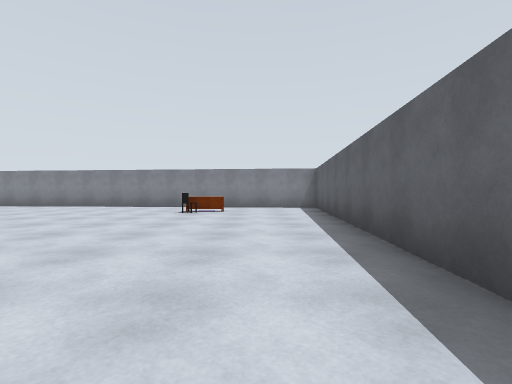
view 1 (above)

24 first-person views from a walk through a robot-simulator world made for Gazebo. The camera is 1 m above the floor, looks level and sees 85° across. The floor is counted in squares, 2 m on a side. Each view is taken from the middle of a square. On the plan, view 1 faces up. The plan holds only what a view shows up to about 9 squares ahead; the rest is blank. The place goes on beyond the plan. Simple shapes stand in for some stock models.

view 2
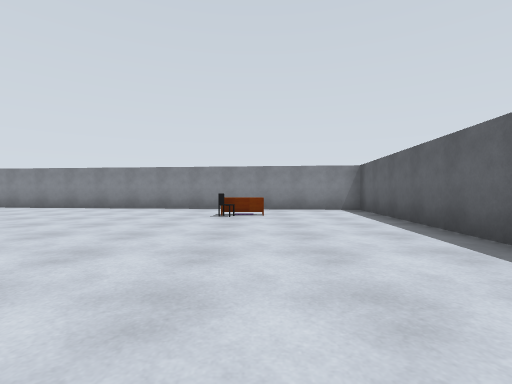

view 3
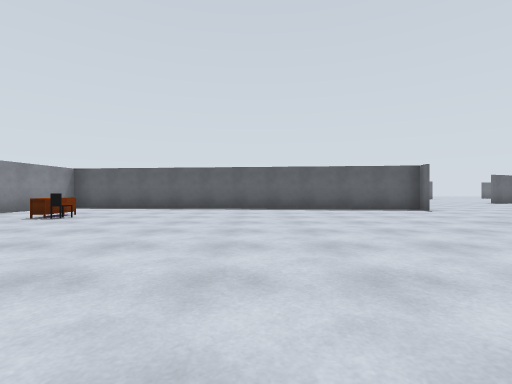

view 4
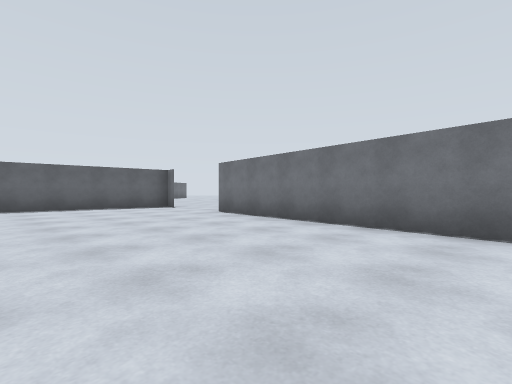

view 5
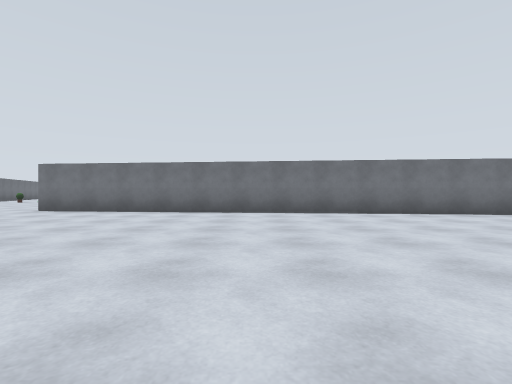

view 6
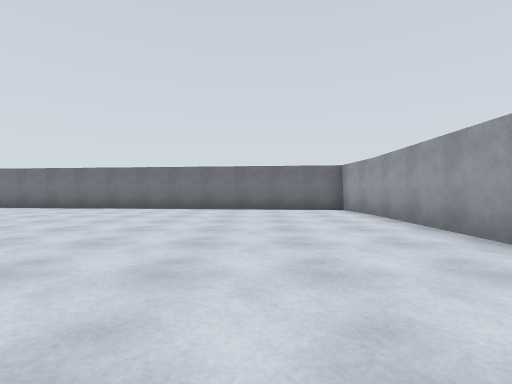

view 7
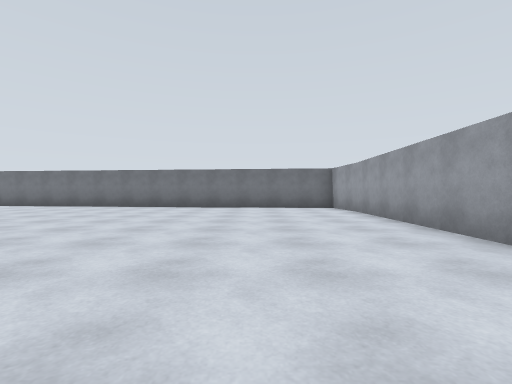

view 8
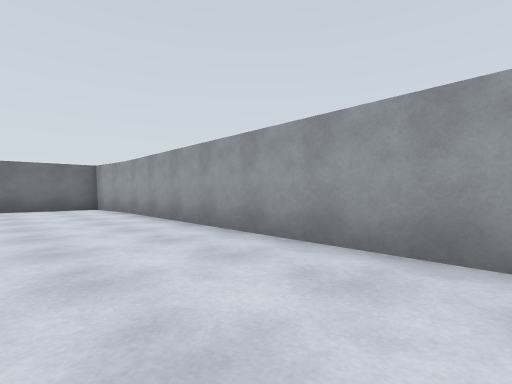

view 9
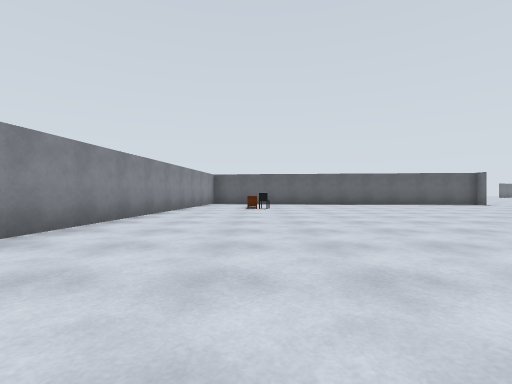

view 10
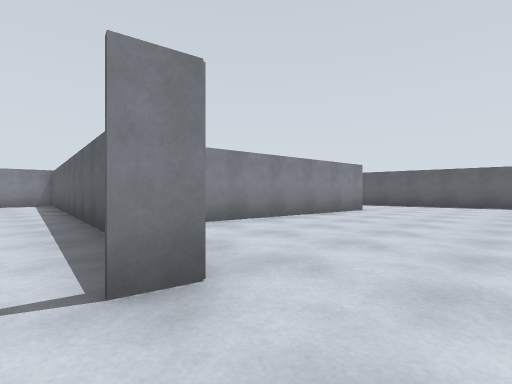

view 11
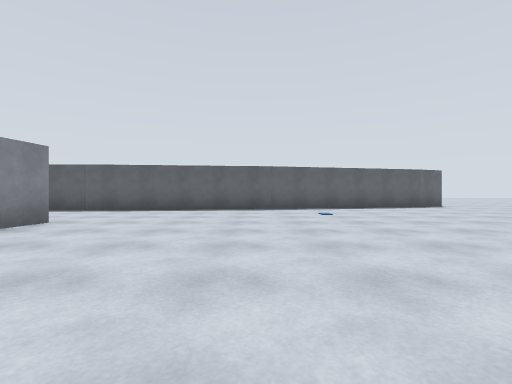

view 12
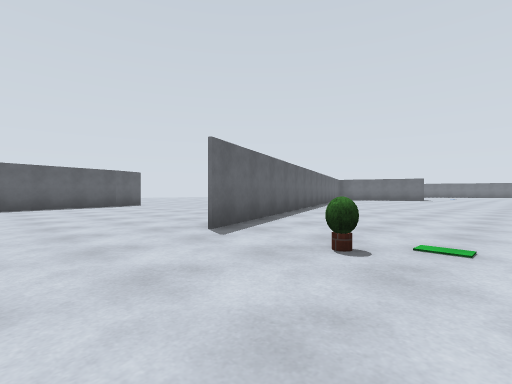

view 13
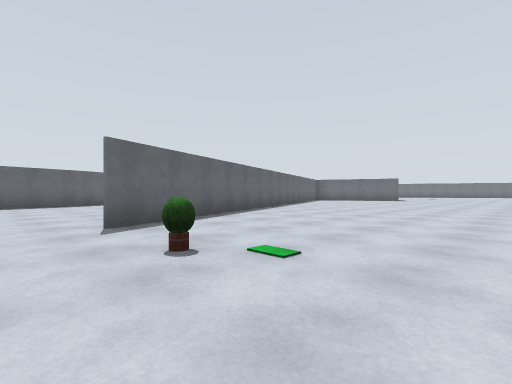

view 14
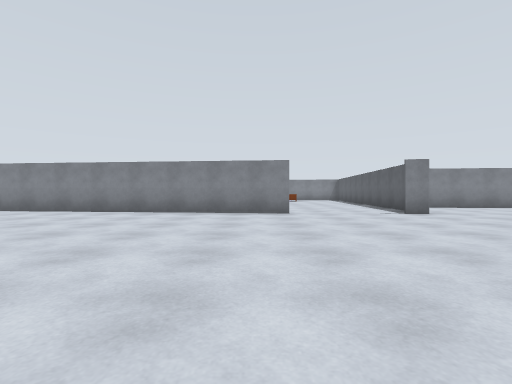

view 15
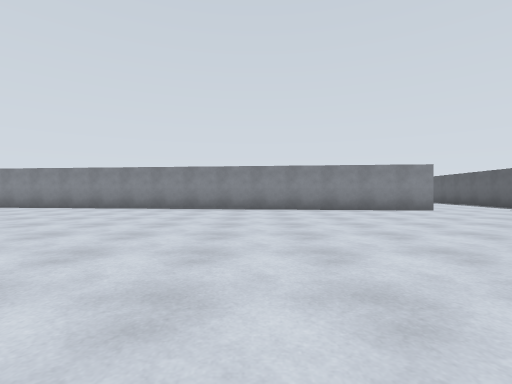

view 16
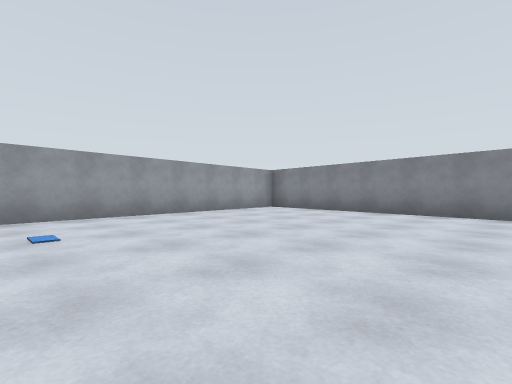

view 17
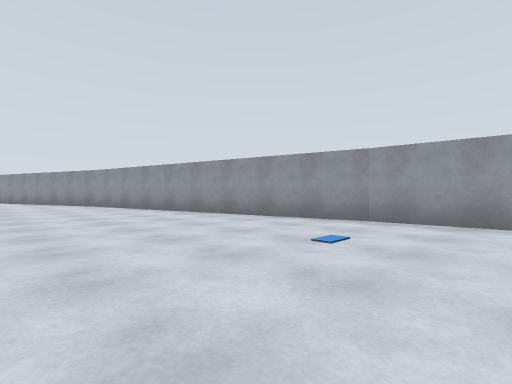

view 18
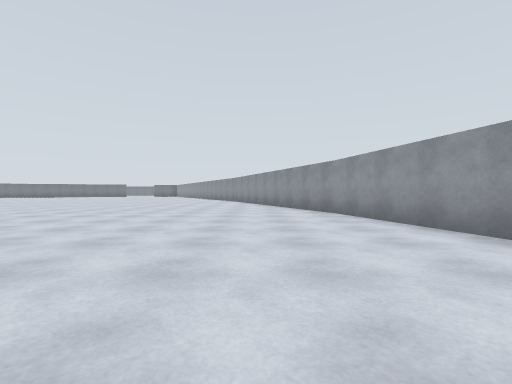

view 19
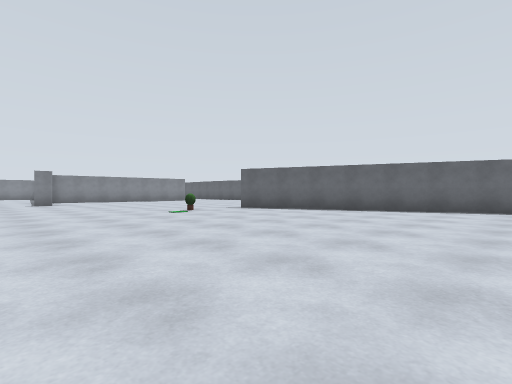

view 20
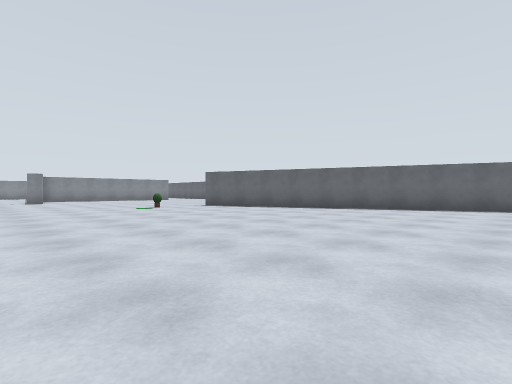

view 21
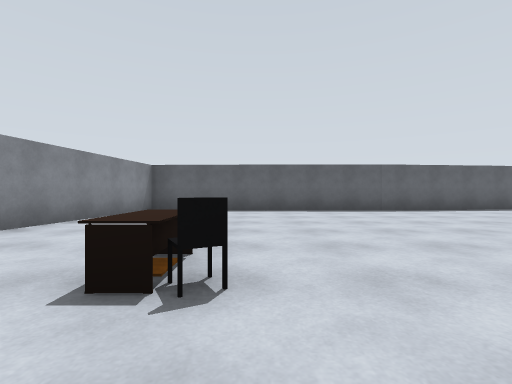

view 22
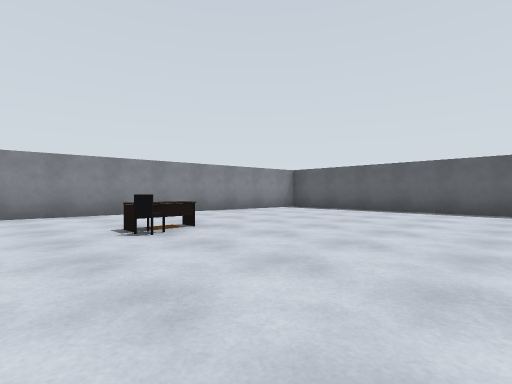

view 23
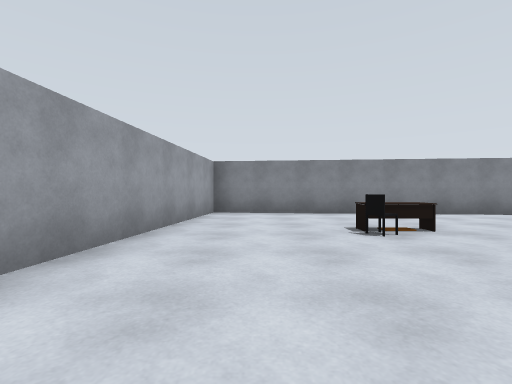

view 24
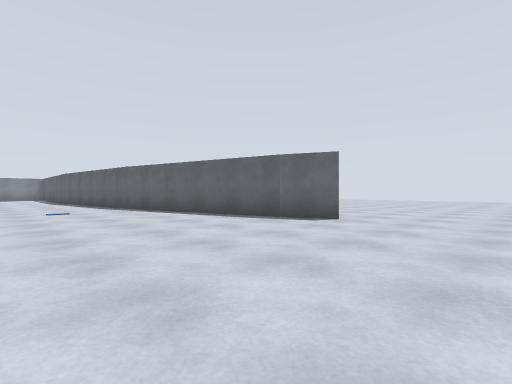

### Floor plan
Points are (right, up) in squares from view 1. A wall is a line through its corners. A room is listed if a view was taken in it or the views show most of it. See-through windows are left out.
Room 1 (views 1, 2, 3, 4, 5, 6, 7, 8, 9)
walls: (-17.6, 2) (-17.4, 0.2) (-2.2, -1.4); (-17.3, 9) (-17.6, 1.9); (0.9, -1.8) (1.9, 8.9); (2.1, 8.8) (-5, 9.5)
ways out: opening at (-1, -1) to room 2
objects: office chair (-2, 7); chest of drawers (-1, 7)
Room 2 (views 10, 11, 12, 13, 14, 15, 16, 17, 18, 19, 20, 21, 22, 23, 24)
walls: (0.9, -1.8) (0.3, -1.7); (-2.2, -1.5) (-16.7, 0.1); (7.6, 0.4) (2.5, 0.9); (11.1, -3.5) (10.6, 1.6); (12.3, -8.5) (11.1, -3.4); (8.5, -15.6) (5, -7.2); (10.6, 1.5) (10.7, 7.9) (2.1, 8.8); (12.7, -9.5) (12.2, -8.3); (2, 8.9) (1.5, 3.7); (-16.7, -6.9) (-14.9, -15.6) (-14.5, -16.5); (-17.3, -0.6) (-16.7, -7.1)
ways out: opening at (-1, -1) to room 1
objects: plant (3, -7); office chair (4, 5); desk (5, 6)

Positions as (right, up) in squares from view 1, and headings:
1: (0, 0), facing up
2: (-1, 1), facing up
3: (-7, 3), facing right
4: (-8, 3), facing down-right
5: (-8, 6), facing down
6: (-15, 8), facing down
7: (-15, 9), facing down
8: (-15, 9), facing down-left
9: (-10, 7), facing right
10: (0, -3), facing up-right
11: (3, -3), facing right
12: (2, -5), facing down-right
13: (1, -6), facing down-right
14: (-3, -8), facing up
15: (-7, -9), facing up
16: (-11, -7), facing up-left
17: (-12, -5), facing down-left
18: (-13, -9), facing down
19: (-1, -14), facing up-right
20: (-1, -16), facing up-right
21: (3, 5), facing right
22: (3, 2), facing up-right
23: (3, 2), facing up
24: (8, -12), facing up-right
